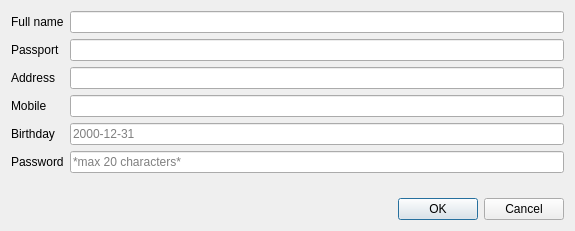
<?xml version="1.0" encoding="UTF-8"?>
<ui version="4.0">
 <class>RegistrationDialog</class>
 <widget class="QDialog" name="RegistrationDialog">
  <property name="geometry">
   <rect>
    <x>0</x>
    <y>0</y>
    <width>575</width>
    <height>231</height>
   </rect>
  </property>
  <property name="sizePolicy">
   <sizepolicy hsizetype="Preferred" vsizetype="Preferred">
    <horstretch>0</horstretch>
    <verstretch>0</verstretch>
   </sizepolicy>
  </property>
  <property name="windowTitle">
   <string>Registration</string>
  </property>
  <layout class="QVBoxLayout" name="verticalLayout">
   <item>
    <layout class="QFormLayout" name="formLayout">
     <item row="0" column="0">
      <widget class="QLabel" name="label">
       <property name="text">
        <string>Full name</string>
       </property>
      </widget>
     </item>
     <item row="0" column="1">
      <widget class="QLineEdit" name="fullNameLineEdit"/>
     </item>
     <item row="1" column="0">
      <widget class="QLabel" name="label_2">
       <property name="text">
        <string>Passport</string>
       </property>
      </widget>
     </item>
     <item row="1" column="1">
      <widget class="QLineEdit" name="passportLineEdit"/>
     </item>
     <item row="2" column="1">
      <widget class="QLineEdit" name="addressLineEdit"/>
     </item>
     <item row="3" column="0">
      <widget class="QLabel" name="label_4">
       <property name="text">
        <string>Mobile</string>
       </property>
      </widget>
     </item>
     <item row="3" column="1">
      <widget class="QLineEdit" name="mobileLineEdit"/>
     </item>
     <item row="4" column="0">
      <widget class="QLabel" name="label_5">
       <property name="text">
        <string>Birthday</string>
       </property>
      </widget>
     </item>
     <item row="4" column="1">
      <widget class="QLineEdit" name="birthdayLineEdit">
       <property name="placeholderText">
        <string>2000-12-31</string>
       </property>
      </widget>
     </item>
     <item row="2" column="0">
      <widget class="QLabel" name="label_3">
       <property name="text">
        <string>Address</string>
       </property>
      </widget>
     </item>
     <item row="5" column="1">
      <widget class="QLineEdit" name="passwordLineEdit">
       <property name="maxLength">
        <number>20</number>
       </property>
       <property name="echoMode">
        <enum>QLineEdit::Password</enum>
       </property>
       <property name="placeholderText">
        <string>*max 20 characters*</string>
       </property>
      </widget>
     </item>
     <item row="5" column="0">
      <widget class="QLabel" name="label_6">
       <property name="text">
        <string>Password</string>
       </property>
      </widget>
     </item>
    </layout>
   </item>
   <item>
    <widget class="QDialogButtonBox" name="buttonBox">
     <property name="orientation">
      <enum>Qt::Horizontal</enum>
     </property>
     <property name="standardButtons">
      <set>QDialogButtonBox::Cancel|QDialogButtonBox::Ok</set>
     </property>
    </widget>
   </item>
  </layout>
 </widget>
 <resources/>
 <connections>
  <connection>
   <sender>buttonBox</sender>
   <signal>accepted()</signal>
   <receiver>RegistrationDialog</receiver>
   <slot>accept()</slot>
   <hints>
    <hint type="sourcelabel">
     <x>248</x>
     <y>254</y>
    </hint>
    <hint type="destinationlabel">
     <x>157</x>
     <y>274</y>
    </hint>
   </hints>
  </connection>
  <connection>
   <sender>buttonBox</sender>
   <signal>rejected()</signal>
   <receiver>RegistrationDialog</receiver>
   <slot>reject()</slot>
   <hints>
    <hint type="sourcelabel">
     <x>316</x>
     <y>260</y>
    </hint>
    <hint type="destinationlabel">
     <x>286</x>
     <y>274</y>
    </hint>
   </hints>
  </connection>
 </connections>
</ui>
